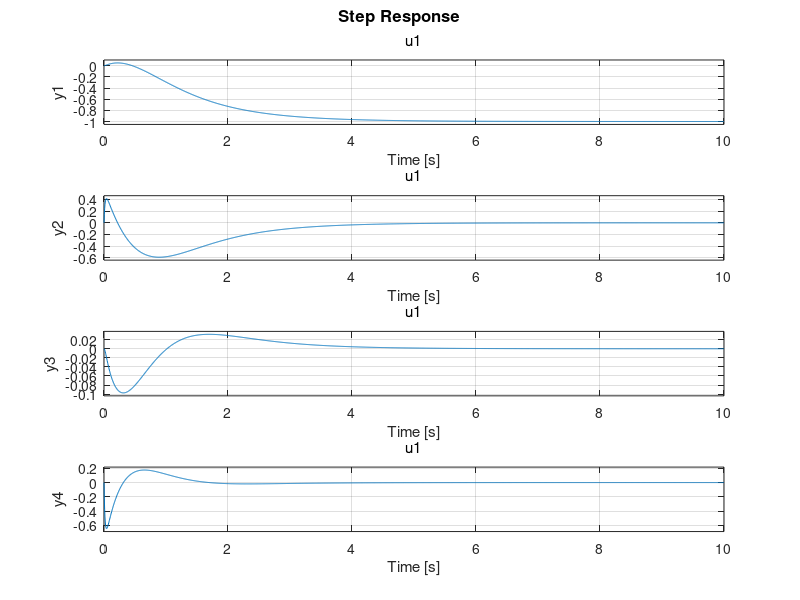

Source code (MATLAB):
pkg load control

%% https://citeseerx.ist.psu.edu/document?repid=rep1&type=pdf&doi=2a7d3669a2ce0d9ea7a3b5edbd12c454dd551562

g = 9.81;
L = 0.5;
M_p = 2.0;
M_r = 0.1;
R = 0.05;


%%

X = 1/3 * (M_p*(M_p+6*M_r)*L)/(M_p+(3/2)*M_r);
Y = M_p/((M_p+(3/2)*M_r)*R) + 1/L;

A23 = g*(1- ((4/3) * L*M_p/X));
A43 = g*M_p/X;

B2 = 4*L*Y/(3*X) - 1/(M_p*L);
B4 = -Y/X;

%%

A = [0,1,0,0;
     0,0,A23, 0;
     0,0,0,1;
     0,0,A43,0]

B = [0; B2; 0; B4];

C = [1,0,0,0];
%C = [0,0,1,0];

%%

stname = {'x', 'xdot', 'theta', 'thetadot'};

sys = ss(A, B, C, 0);

Q = [1,0,0,0;
    0,1,0,0;
    0,0,1,0;
    0,0,0,1];
R = 1;

eigA = eig(A)

%%

%[K,S,P] = lqr(sys,Q,R)

[K,S,P] = lqr(A,B,Q,R);

K

eigCL = eig(A-B*K)

sysCL = ss(A-B*K, B)
step(sysCL, 10)



